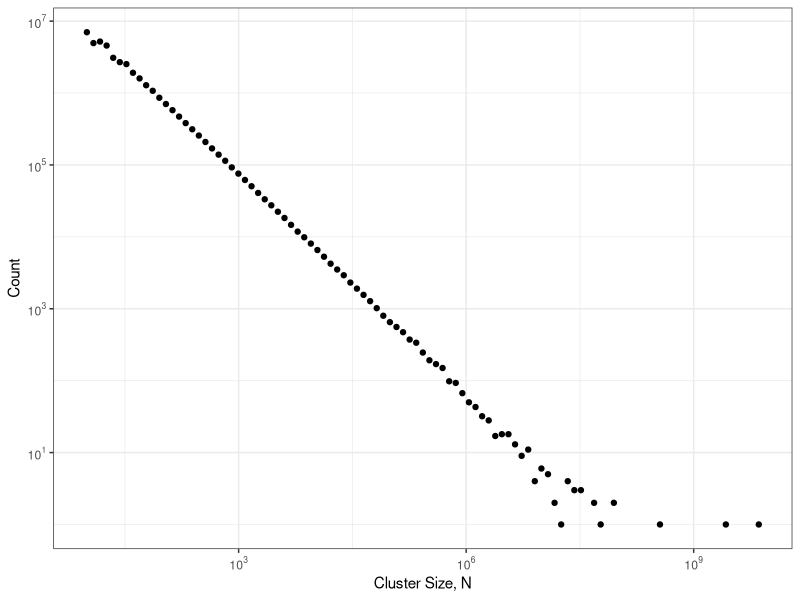

Write the R code that produced this figure.
library(readr)
library(ggplot2)
library(dplyr)

# This is pre-processed in cluster_hist.R
cluster_hist <- read_csv("data/clusters_hist_100.csv", col_types = "ddid")

g <- cluster_hist %>%
  filter(counts > 0) %>%
  ggplot() +
  geom_point(aes(x = exp(mids), y = counts)) +
  scale_x_log10(
    labels = scales::trans_format("log10", scales::math_format(10^.x))
  ) +
  scale_y_log10(
    labels = scales::trans_format("log10", scales::math_format(10^.x))
  ) +
  labs(x = "Cluster Size, N", y = "Count") +
  theme_bw()

ggsave("fig-clusters.pdf", g, width = 3.5, height = 3.5, units = "in")
